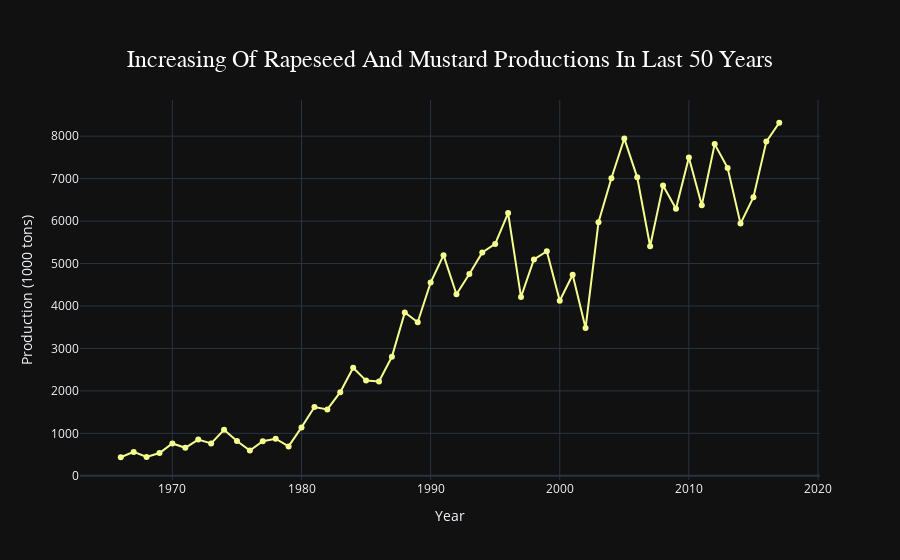

Source (notebook cell):
### Code cell
import plotly.graph_objs as go

fig = go.Figure()

fig.add_trace(go.Scatter(
    x=seed_data['Year'], 
    y=seed_data['RAPESEED AND MUSTARD PRODUCTION (1000 tons)'], 
    mode='lines+markers',  
    name='Rapeseed and Mustard Production',
    line=dict(color='#f5fd8f', width=2) 
))


fig.update_layout(
    xaxis_title="Year",
    yaxis_title="Production (1000 tons)",
    template="plotly_dark",
    title={
        'text': 'Increasing Of Rapeseed And Mustard Productions In Last 50 Years',
        'x': 0.5,  
        'xanchor': 'center',
        'yanchor': 'top',
        'font': {'size': 24, 'family': 'Arial', 'color': '#ffffff'}  
    }
)

fig.show()

### Figure 1 — Plotly figure (JSON) as saved in the notebook; plotly's stock layout.template omitted (floating-point values rounded to 4 significant figures)
{"data": [{"line": {"color": "#f5fd8f", "width": 2}, "mode": "lines+markers", "name": "Rapeseed and Mustard Production", "type": "scatter", "x": [1966, 1967, 1968, 1969, 1970, 1971, 1972, 1973, 1974, 1975, 1976, 1977, 1978, 1979, 1980, 1981, 1982, 1983, 1984, 1985, 1986, 1987, 1988, 1989, 1990, 1991, 1992, 1993, 1994, 1995, 1996, 1997, 1998, 1999, 2000, 2001, 2002, 2003, 2004, 2005, 2006, 2007, 2008, 2009, 2010, 2011, 2012, 2013, 2014, 2015, 2016, 2017], "y": [437.4, 563.8, 443.0, 536.7, 762.2, 660.5, 853.7, 763.9, 1084.0, 821.6, 595.7, 814.2, 873.0, 693.1, 1140.0, 1620.0, 1564.0, 1969.0, 2546.0, 2242.0, 2224.0, 2804.0, 3847.0, 3618.0, 4553.0, 5198.0, 4277.0, 4753.0, 5262.0, 5462.0, 6190.0, 4211.0, 5096.0, 5290.0, 4124.0, 4735.0, 3479.0, 5971.0, 7007.0, 7943.0, 7029.0, 5407.0, 6835.0, 6288.0, 7496.0, 6375.0, 7813.0, 7253.0, 5940.0, 6562.0, 7873.0, 8316.0]}], "layout": {"title": {"font": {"color": "#ffffff", "family": "Arial", "size": 24}, "text": "Increasing Of Rapeseed And Mustard Productions In Last 50 Years", "x": 0.5, "xanchor": "center", "yanchor": "top"}, "xaxis": {"title": {"text": "Year"}}, "yaxis": {"title": {"text": "Production (1000 tons)"}}}}
